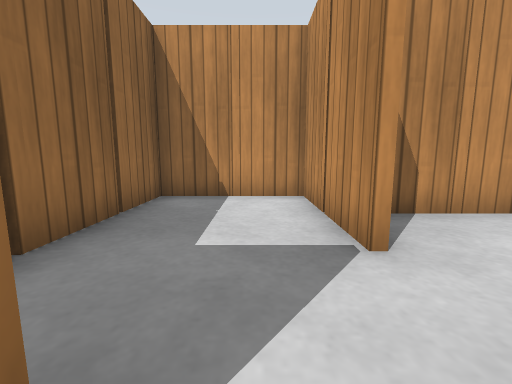
View 1 (above)

13 first-person views from a walk through a Gazebo world. The camera is 0.5 m above the floor, tilts 8° down and sees 90° across. The floor is counted in squares, 0.5 m on a side. Each view is taken from the middle of a square. On the plan, view 1 faces up. The plan holds only what a view shows up to about 11 squares ahead; the rest is blank. Simple patterns stand in for the simulator's built-in surfaces.

View 2
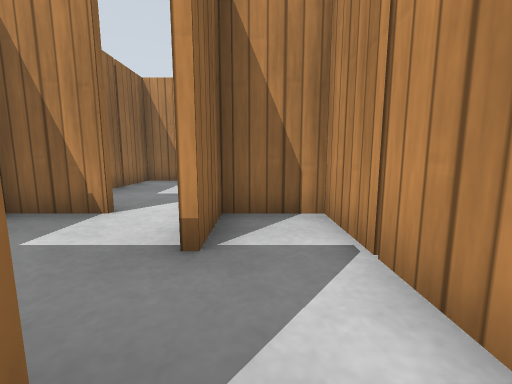

View 3
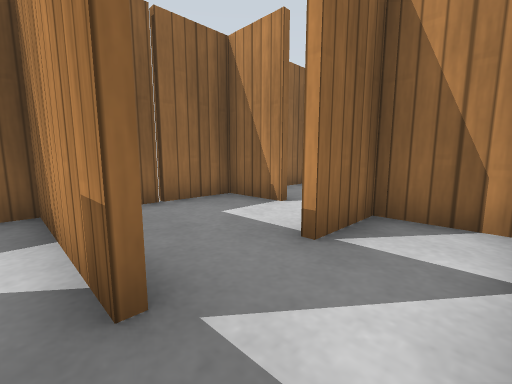

View 4
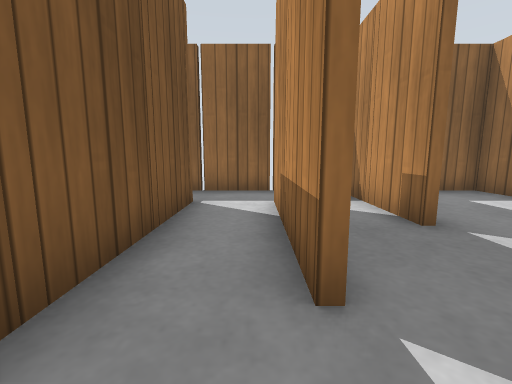

View 5
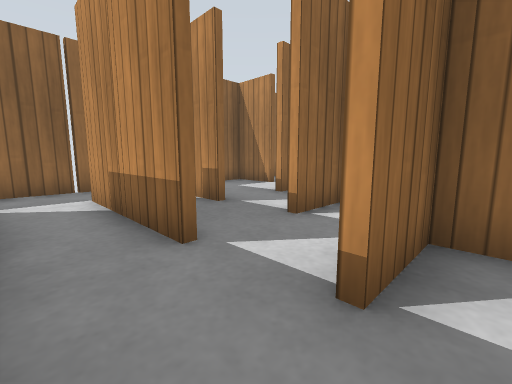

View 6
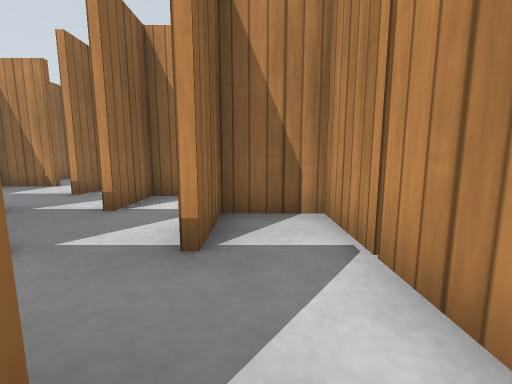

View 7
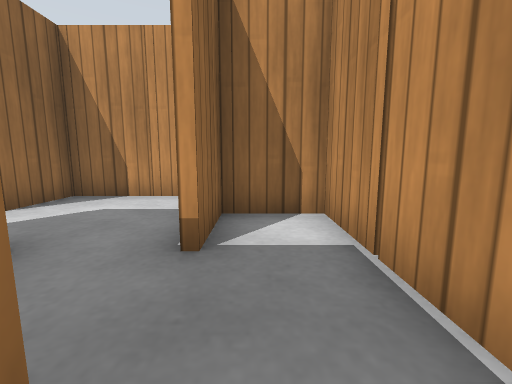

View 8
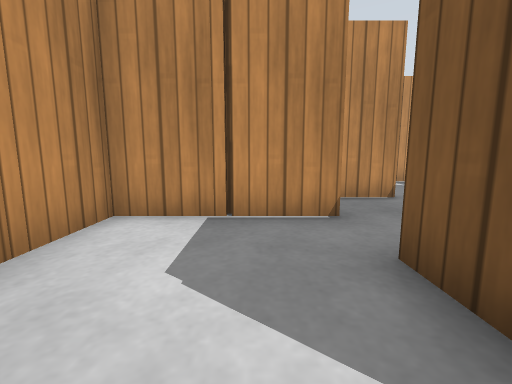

View 9
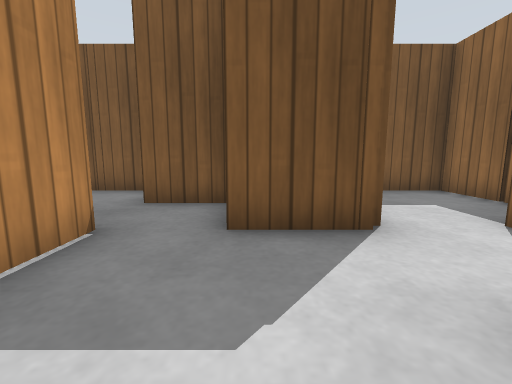

View 10
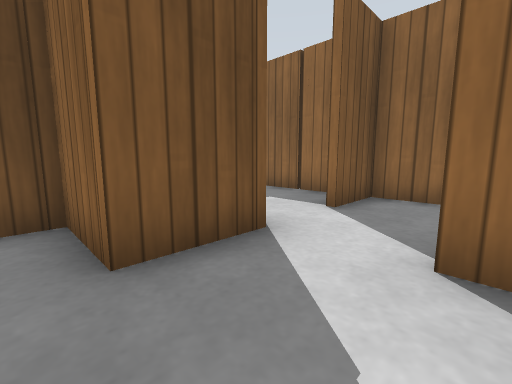

View 11
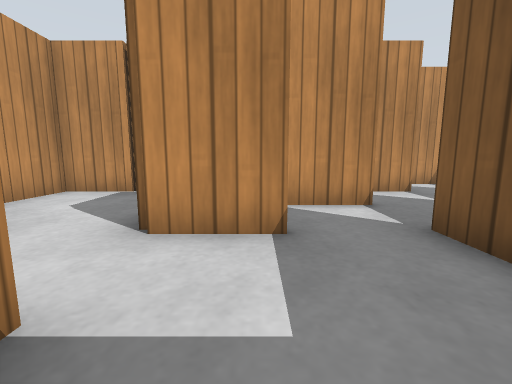

View 12
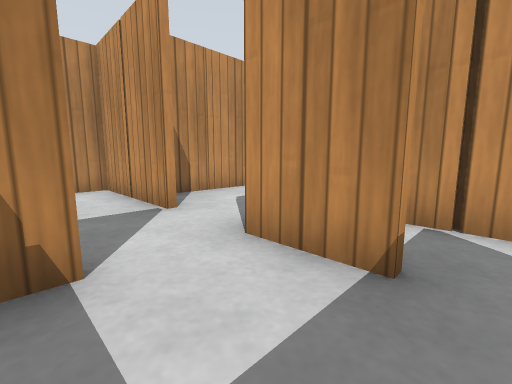

View 13
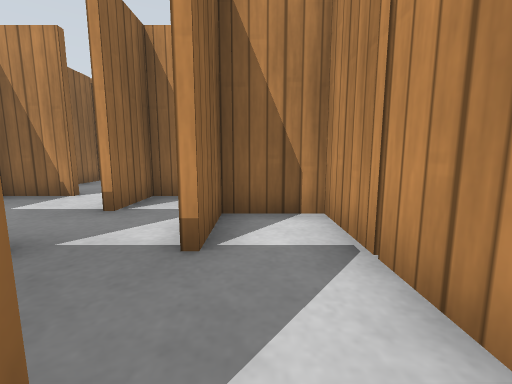

### Floor plan
Points are (right, up) in squares from view 1. A wall is a line through its corners. A room is listed if a view was taken in it or the views show most of it. See-through windows are left out.
Room 1 (views 1, 2, 3, 4, 5, 6, 7, 8, 9, 10, 11, 12, 13)
walls: (7.2, -1.5) (7.2, 2.4) (6.4, 2.4); (5.2, 0.5) (5.2, 4.4) (2.4, 4.4); (5.4, 2.5) (5.4, 0.5); (4.4, -1.4) (5.5, -1.4); (6.4, -3.4) (7.5, -3.4); (5.4, -3.5) (5.4, -5.5); (11.2, -4) (11.2, -3.5); (1.5, 0.6) (3.4, 0.6) (3.4, -3.5); (3.2, -3.5) (3.2, 0.4) (2.4, 0.4); (1.4, 0.5) (1.4, -1.5); (1.2, 2.5) (1.2, 6.4) (-2.4, 6.4) (-2.4, -7.9); (5.2, -5.5) (5.2, -1.6) (4.4, -1.6); (1.2, -1.5) (1.2, 0.5); (1.4, 4.5) (1.4, 2.5); (7.2, -6.6) (7.2, -3.6) (6.4, -3.6); (1.5, -3.6) (-2.5, -3.6); (3.5, -5.6) (0.5, -5.6); (-0.5, 0.4) (-2.5, 0.4); (0.4, -3.4) (1.5, -3.4); (2.5, -7.4) (3.5, -7.4); (-2.5, 0.6) (-0.5, 0.6); (0.5, -7.4) (1.6, -7.4); (-2.5, -3.4) (-0.6, -3.4)
objects: wooden post (-3, -7); wooden post (-3, -5); wooden post (-3, -1); wooden post (-3, 3); wooden post (-3, 5); wooden post (0, -7); wooden post (0, -5); wooden post (0, -3); wooden post (0, 7); wooden post (1, 5); wooden post (2, -7); wooden post (2, -5); wooden post (2, 1); wooden post (2, 5); wooden post (3, -1); wooden post (4, -7); wooden post (4, -1); wooden post (4, 5); wooden post (5, -3); wooden post (5, 3); wooden post (6, -3); wooden post (6, 3); wooden post (7, -7); wooden post (7, -5); wooden post (7, 1); wooden post (8, -3)

Where each view was taken, in squares from view 1:
view 1: 0 up, 0 right, facing up
view 2: 4 down, 2 right, facing up
view 3: 4 down, 3 right, facing up-left
view 4: 6 down, 5 right, facing left
view 5: 7 down, 6 right, facing up-left
view 6: 8 down, 6 right, facing up
view 7: 2 down, 6 right, facing up
view 8: 2 up, 1 right, facing right
view 9: 4 up, 3 right, facing down
view 10: 3 up, 4 right, facing down-left
view 11: 1 down, 2 left, facing right
view 12: 2 down, 1 left, facing up-right
view 13: 6 down, 4 right, facing up
